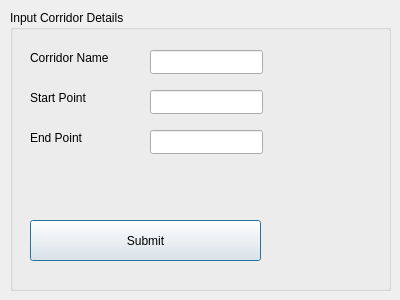
<?xml version="1.0" encoding="UTF-8"?>
<ui version="4.0">
 <class>registerNew</class>
 <widget class="QDialog" name="registerNew">
  <property name="geometry">
   <rect>
    <x>0</x>
    <y>0</y>
    <width>400</width>
    <height>300</height>
   </rect>
  </property>
  <property name="windowTitle">
   <string>Dialog</string>
  </property>
  <widget class="QGroupBox" name="groupBox">
   <property name="geometry">
    <rect>
     <x>10</x>
     <y>10</y>
     <width>381</width>
     <height>281</height>
    </rect>
   </property>
   <property name="title">
    <string>Input Corridor Details</string>
   </property>
   <widget class="QLabel" name="label">
    <property name="geometry">
     <rect>
      <x>20</x>
      <y>40</y>
      <width>111</width>
      <height>16</height>
     </rect>
    </property>
    <property name="text">
     <string>Corridor Name</string>
    </property>
   </widget>
   <widget class="QLabel" name="label_2">
    <property name="geometry">
     <rect>
      <x>20</x>
      <y>80</y>
      <width>111</width>
      <height>16</height>
     </rect>
    </property>
    <property name="text">
     <string>Start Point</string>
    </property>
   </widget>
   <widget class="QLabel" name="label_3">
    <property name="geometry">
     <rect>
      <x>20</x>
      <y>120</y>
      <width>111</width>
      <height>16</height>
     </rect>
    </property>
    <property name="text">
     <string>End Point</string>
    </property>
   </widget>
   <widget class="QLineEdit" name="name">
    <property name="geometry">
     <rect>
      <x>140</x>
      <y>40</y>
      <width>113</width>
      <height>24</height>
     </rect>
    </property>
   </widget>
   <widget class="QLineEdit" name="start">
    <property name="geometry">
     <rect>
      <x>140</x>
      <y>80</y>
      <width>113</width>
      <height>24</height>
     </rect>
    </property>
   </widget>
   <widget class="QLineEdit" name="end">
    <property name="geometry">
     <rect>
      <x>140</x>
      <y>120</y>
      <width>113</width>
      <height>24</height>
     </rect>
    </property>
   </widget>
   <widget class="QPushButton" name="submit">
    <property name="geometry">
     <rect>
      <x>20</x>
      <y>210</y>
      <width>231</width>
      <height>41</height>
     </rect>
    </property>
    <property name="text">
     <string>Submit</string>
    </property>
   </widget>
  </widget>
 </widget>
 <resources/>
 <connections/>
</ui>
